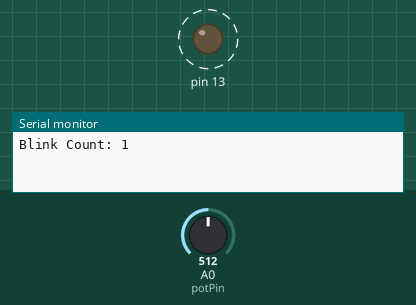
Simulated run of this sketch. Board: Arduino Uno, built with avr-gcc and run on an emulated ATmega328P. On the bench: output pins drawn as LEDs (lit = HIGH), the last lines printed to the serial monitor. Dashed ring = blinking. Inputs (shaded band) come from the test bench; at power-on: A0 (potPin) = 512.

Above: at 1.8 s.
1.9 s: A0 (potPin) set to 306
At 2.2 s:
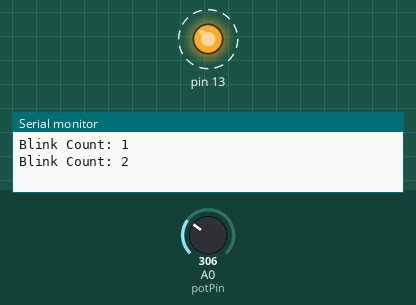
5.4 s: A0 (potPin) set to 122
8.9 s: A0 (potPin) set to 0
At 9.3 s:
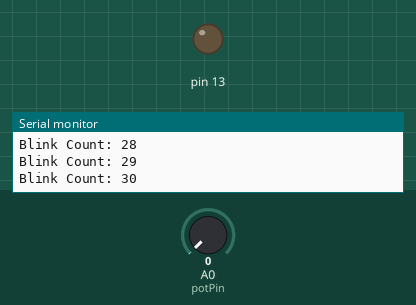
13.0 s: A0 (potPin) set to 511
At 13.26 s:
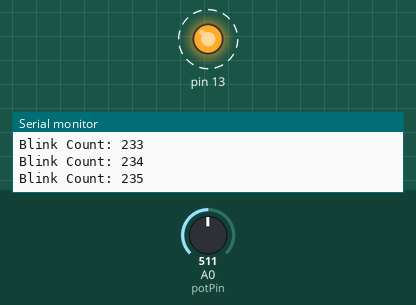
Timing chart, 0 to 18.1 s (numbered marks = the images above; inputs shaded):
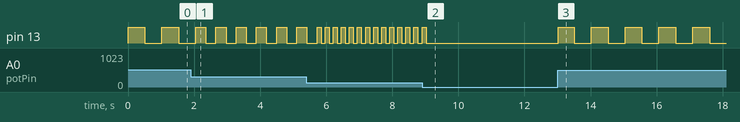

The sketch:

led_blink.ino
```cpp
/**
  * File led_blink.ino
  * Author: Vidhika Vilas Dhurve
  * Date: 02 July 2026
  * Brief: Led blinking controller using a potentiometer and serial tracking
  * Fixes #2
  */

int blinkCount = 0;
const int potPin = A0;

void setup() {
  pinMode(13, OUTPUT);
  Serial.begin(9600);
}
void loop() {
  int potValue = analogRead(potPin); // Read potentiometer

  digitalWrite(13, HIGH);
  delay(potValue); // 500ms interval
  digitalWrite(13, LOW);
  delay(potValue);

  blinkCount++;
  Serial.print("Blink Count: ");
  Serial.println(blinkCount);

}
```

Measured:
- after the input at 1.9 s, pin 13: alternates HIGH for 0.31 s and LOW for 0.31 s, starting after 0.46 s
- after the input at 8.9 s, pin 13: goes on until 9.0 s, then stays LOW
- after the input at 13.0 s, pin 13: alternates HIGH for 0.51 s and LOW for 0.51 s, starting at once
- by itself, pin 13: alternates HIGH for 0.51 s and LOW for 0.51 s
